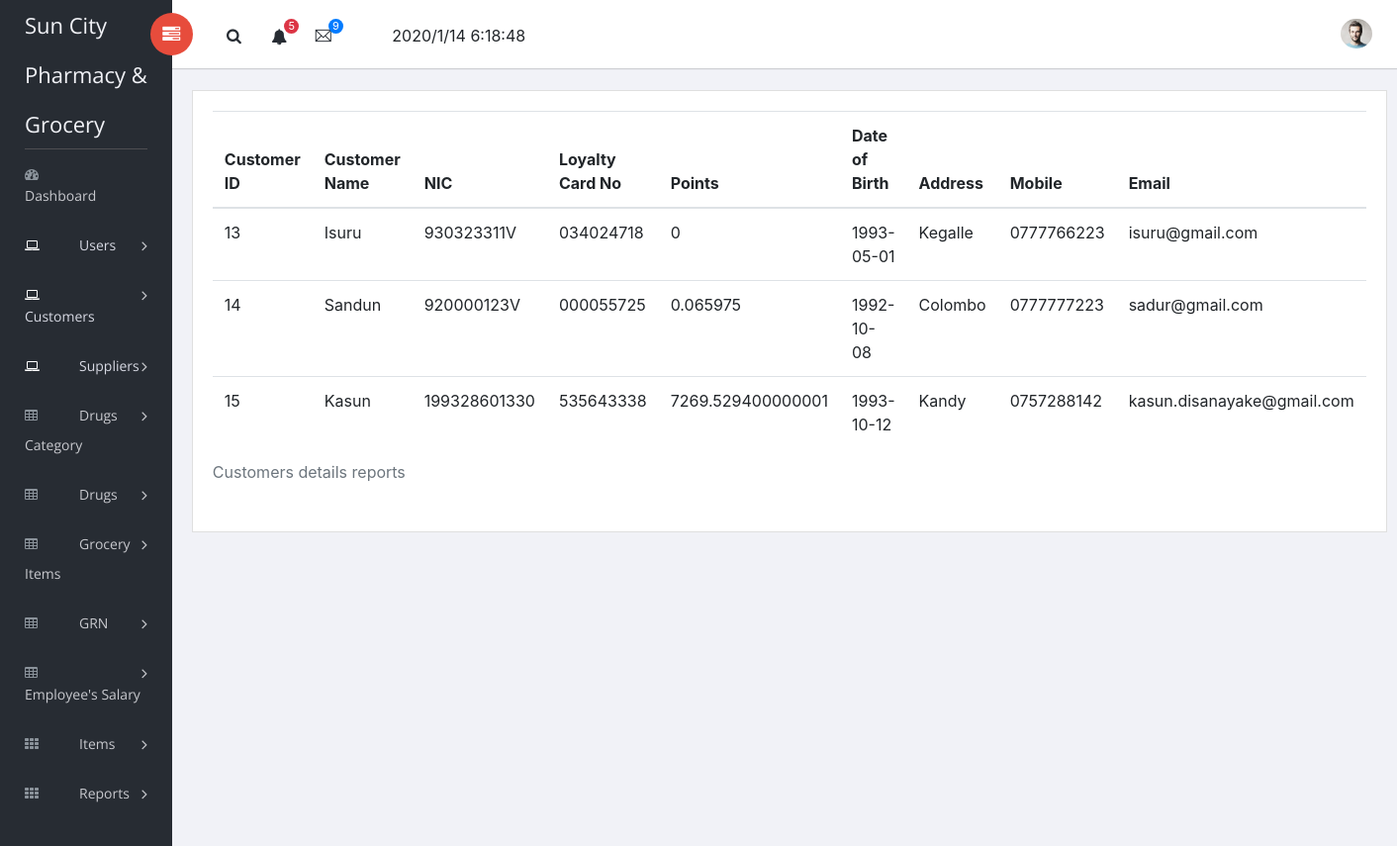
/customer_report.php (signed in), run on the app's committed database.
### tables this page shows
CREATE TABLE `points` (
  `pid` int(11) NOT NULL,
  `points` varchar(1000) NOT NULL,
  `pos_id` int(11) NOT NULL,
  `cus_ID` int(11) NOT NULL
);

CREATE TABLE `customer` (
  `cus_ID` int(11) NOT NULL,
  `cus_Name` varchar(50) NOT NULL,
  `cus_NIC` varchar(15) NOT NULL,
  `loyalty_card_no` varchar(10) NOT NULL,
  `date_of_birth` date NOT NULL,
  `cus_address` varchar(200) NOT NULL,
  `cus_mobile` varchar(10) NOT NULL,
  `cus_email` varchar(100) NOT NULL,
  `cus_status` varchar(6) NOT NULL DEFAULT 'act'
);

### c_customer.php (called while the page is built, shortened)
<?php
class customer{
    private $db;
    function __construct()
    {
        $this->db=new mysqli(server,username,password,dbname);
    }
    function getall()
    {
        $sql="select *,sum(points) tot  from customer,points where cus_status='act' and customer.cus_ID=points.cus_ID group by  customer.cus_ID";
        $res=$this->db->query($sql);
        $ar=array();
        while($row=$res->fetch_array())
        {
            $c=new customer();
            $c->cus_ID=$row['cus_ID'];
            $c->cus_Name=$row['cus_Name'];
            $c->cus_NIC=$row['cus_NIC'];
            $c->loyalty_no=$row['loyalty_card_no'];
            $c->dob=$row['date_of_birth'];
            $c->cus_address=$row['cus_address'];
            $c->cus_mobile=$row['cus_mobile'];
            $c->cus_email=$row['cus_email'];
            $c->total_points=$row['tot'];
            $ar[]=$c;
        }
        return $ar;
    }
}
?>

### customer_report.php (the view, shortened to what this page needs)
<?php
    include_once("c_customer.php");
    $c=new  customer();
    $arr=$c->getall();
    include_once("head.php");
?>
    <link rel="stylesheet" type="text/css" href="DataTables/datatables.css">
<table id="tbl" class="table display" data-export-title="test">
    <caption>Customers details reports</caption>
    <thead>
    <tr><th>Customer ID</th><th>Customer Name</th><th>NIC</th><th>Loyalty Card No</th><th>Points</th><th>Date of Birth</th><th>Address</th><th>Mobile</th><th>Email</th></tr>
    </thead>
    <tbody>
    <?php
        foreach ($arr as $item)
        {
            echo "<tr><td>$item->cus_ID</td><td>$item->cus_Name</td><td>$item->cus_NIC</td><td>$item->loyalty_no</td><td>$item->total_points</td><td>$item->dob</td><td>$item->cus_address</td><td>$item->cus_mobile</td><td>$item->cus_email</td></tr>";
        }
    ?>
    </tbody>
</table>
<?php
include_once("foot.php");
?>

### data on the page
points: cus_ID "13", cus_ID.cus_Name "Isuru", cus_ID.cus_NIC "930323311V", cus_ID.loyalty_card_no "034024718", total_points "0", cus_ID.date_of_birth "1993-05-01", cus_ID.cus_address "Kegalle", cus_ID.cus_mobile "0777766223", cus_ID.cus_email "isuru@gmail.com"
points: cus_ID "14", cus_ID.cus_Name "Sandun", cus_ID.cus_NIC "920000123V", cus_ID.loyalty_card_no "000055725", total_points "0.065975", cus_ID.date_of_birth "1992-10-08", cus_ID.cus_address "Colombo", cus_ID.cus_mobile "0777777223", cus_ID.cus_email "sadur@gmail.com"
points: cus_ID "15", cus_ID.cus_Name "Kasun", cus_ID.cus_NIC "199328601330", cus_ID.loyalty_card_no "535643338", total_points "7269.529400000001", cus_ID.date_of_birth "1993-10-12", cus_ID.cus_address "Kandy", cus_ID.cus_mobile "0757288142", cus_ID.cus_email "kasun.disanayake@gmail.com"
